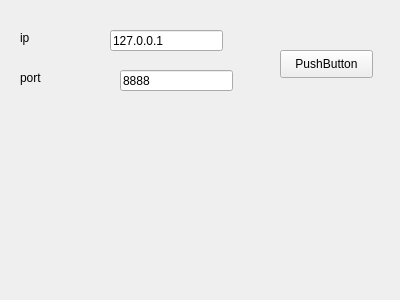
<?xml version="1.0" encoding="UTF-8"?>
<ui version="4.0">
 <class>ClientWidget</class>
 <widget class="QWidget" name="ClientWidget">
  <property name="geometry">
   <rect>
    <x>0</x>
    <y>0</y>
    <width>400</width>
    <height>300</height>
   </rect>
  </property>
  <property name="windowTitle">
   <string>Form</string>
  </property>
  <widget class="QPushButton" name="pushButton">
   <property name="geometry">
    <rect>
     <x>280</x>
     <y>50</y>
     <width>93</width>
     <height>28</height>
    </rect>
   </property>
   <property name="text">
    <string>PushButton</string>
   </property>
  </widget>
  <widget class="QLabel" name="label">
   <property name="geometry">
    <rect>
     <x>20</x>
     <y>30</y>
     <width>72</width>
     <height>15</height>
    </rect>
   </property>
   <property name="text">
    <string>ip</string>
   </property>
  </widget>
  <widget class="QLabel" name="label_2">
   <property name="geometry">
    <rect>
     <x>20</x>
     <y>70</y>
     <width>72</width>
     <height>15</height>
    </rect>
   </property>
   <property name="text">
    <string>port</string>
   </property>
  </widget>
  <widget class="QLineEdit" name="lineEdit">
   <property name="geometry">
    <rect>
     <x>110</x>
     <y>30</y>
     <width>113</width>
     <height>21</height>
    </rect>
   </property>
   <property name="text">
    <string>127.0.0.1</string>
   </property>
  </widget>
  <widget class="QLineEdit" name="lineEdit_2">
   <property name="geometry">
    <rect>
     <x>120</x>
     <y>70</y>
     <width>113</width>
     <height>21</height>
    </rect>
   </property>
   <property name="text">
    <string>8888</string>
   </property>
  </widget>
 </widget>
 <resources/>
 <connections/>
</ui>
